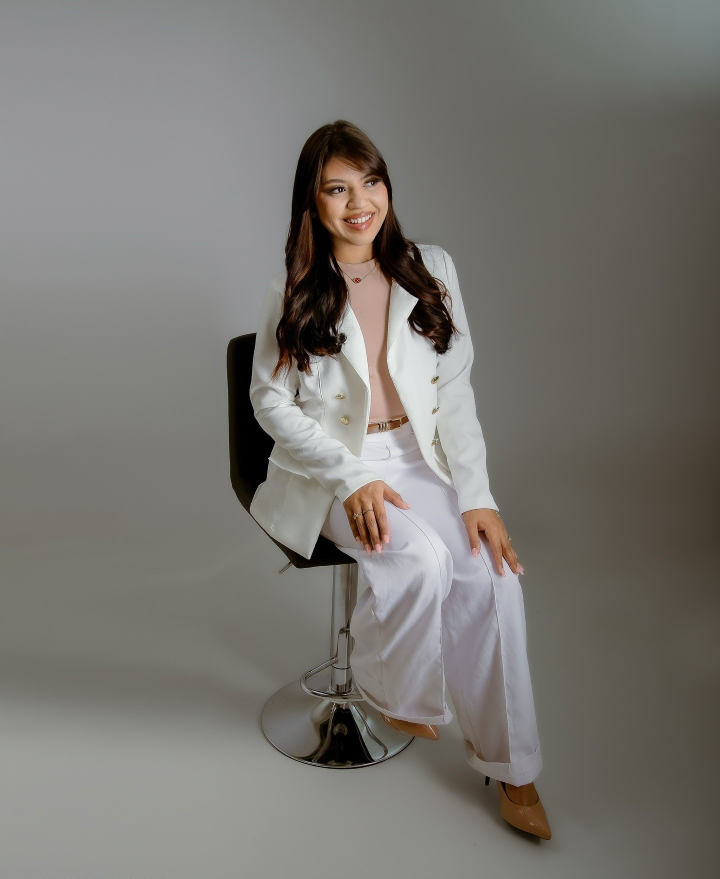
#> input picture ferramentas/originais/31.jpg, 1440 x 1757 px, found by its file name (shown at 1/2 size)
$ python fotos2.py
#> lines starting #> are read from the running program, lines starting #| are printed output that depends on the picture
"""
Seleção e preparo das fotos do site, a partir da varredura completa do
Instagram (feita com a conta logada, 50 imagens em resolução original).

Regra que não muda: só REDUZ, nunca amplia. Reduzir preserva detalhe;
ampliar inventa, e é a ampliação que deixa cara de IA.

Cada serviço recebe uma cliente diferente. A galeria e as alunas não
repetem ninguém.
"""

import os
from PIL import Image, ImageEnhance, ImageFilter

ORIG = "hd/lote"
SAIDA = "img2"

os.makedirs(SAIDA, exist_ok=True)


def preparar(arquivo, nome, largura, proporcao=None, foco=0.5, nitidez=1.0, saturacao=1.0):
#> called with arquivo = '31.jpg', nome = 'karol-capa', largura = 1200, foco = 0.5, nitidez = 0.9, saturacao = 1
    im = Image.open(os.path.join(ORIG, arquivo)).convert("RGB")
#> im is the input picture: PIL image 1440x1757 RGB; mean R, G, B 120.6, 118.2, 113.3

    if proporcao:
        alvo = proporcao[0] / proporcao[1]
        L, A = im.size
        if L / A > alvo:
            nova = int(A * alvo)
            e = (L - nova) // 2
            im = im.crop((e, 0, e + nova, A))
        else:
            nova = int(L / alvo)
            c = max(0, min(int((A - nova) * foco), A - nova))
            im = im.crop((0, c, L, c + nova))

    if im.width > largura:
        im = im.resize((largura, round(im.height * largura / im.width)), Image.LANCZOS)
#> im: PIL image 1200x1464 RGB

    if saturacao != 1.0:
        im = ImageEnhance.Color(im).enhance(saturacao)
    if nitidez > 0:
        im = im.filter(ImageFilter.UnsharpMask(radius=1.1, percent=int(78 * nitidez), threshold=4))

    destino = os.path.join(SAIDA, f"{nome}.jpg")
    im.save(destino, "JPEG", quality=82, optimize=True, progressive=True)
    print(f"{nome:22} {im.width}x{im.height}  {os.path.getsize(destino)/1024:5.0f} KB")
#| karol-capa             1200x1464    110 KB


# ---------- retrato dela ----------
preparar("31.jpg", "karol-capa", 1200, nitidez=0.9)
preparar("12.jpg", "karol-retrato", 780, proporcao=(4, 5), foco=0.30)
#> call 2 of preparar, with arquivo = '12.jpg', nome = 'karol-retrato', largura = 780, proporcao = (4, 5), foco = 0.3, nitidez = 1, saturacao = 1
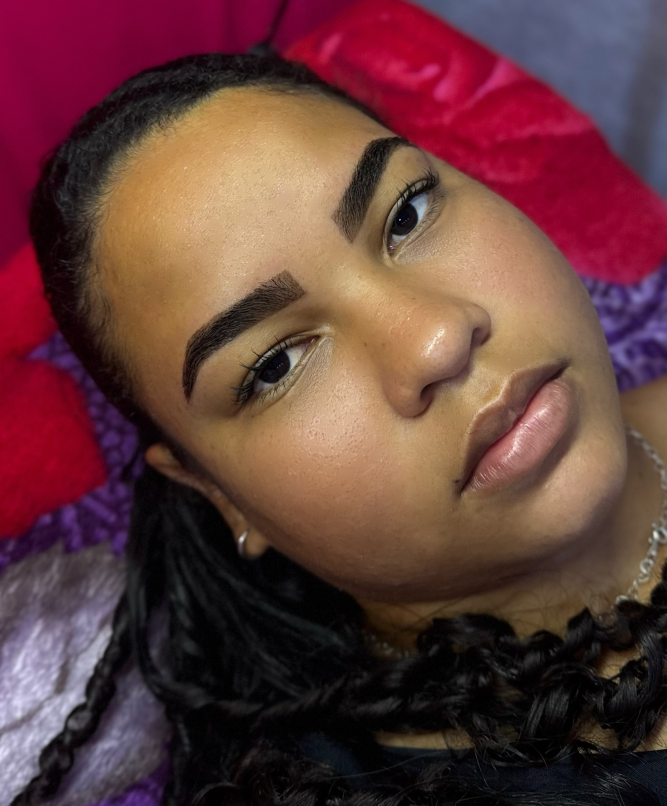
#> input picture ferramentas/originais/12.jpg, 2000 x 2418 px, found by its file name (shown at 1/3 size)
#> in preparar, im is the input picture: PIL image 2000x2418 RGB; mean R, G, B 100.1, 60.6, 59.5
#| karol-retrato          780x975     95 KB

# ---------- antes e depois / processo ----------
preparar("01.jpg", "antes-depois", 860, nitidez=1.1)
#> call 3 of preparar, with arquivo = '01.jpg', nome = 'antes-depois', largura = 860, foco = 0.5, nitidez = 1.1, saturacao = 1
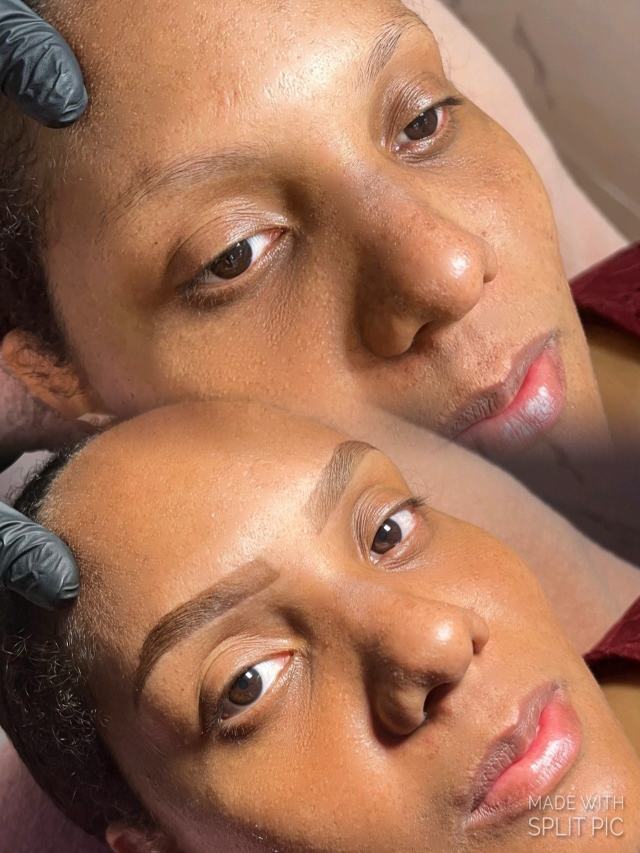
#> input picture ferramentas/originais/01.jpg, 1280 x 1706 px, found by its file name (shown at 1/2 size)
#> in preparar, im is the input picture: PIL image 1280x1706 RGB; mean R, G, B 162.1, 113.8, 88.5
#| antes-depois           860x1146    171 KB
preparar("04.jpg", "processo", 780, proporcao=(3, 4), foco=0.30, nitidez=1.1)
#> call 4 of preparar, with arquivo = '04.jpg', nome = 'processo', largura = 780, proporcao = (3, 4), foco = 0.3, nitidez = 1.1, saturacao = 1
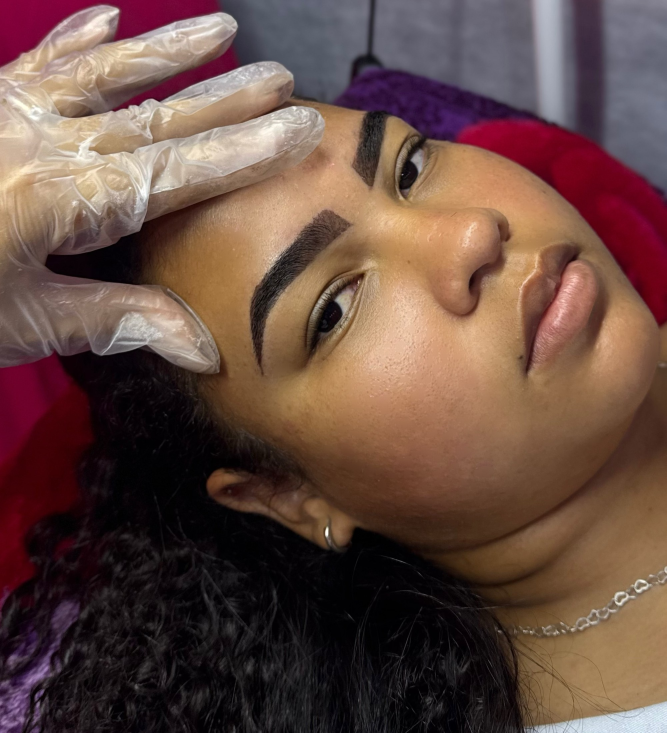
#> input picture ferramentas/originais/04.jpg, 2000 x 2198 px, found by its file name (shown at 1/3 size)
#> in preparar, im is the input picture: PIL image 2000x2198 RGB; mean R, G, B 103.4, 76.3, 67.4
#> in preparar (call 4), `im = im.resize((largura, round(im.height * largura / im.width)), Image..`:
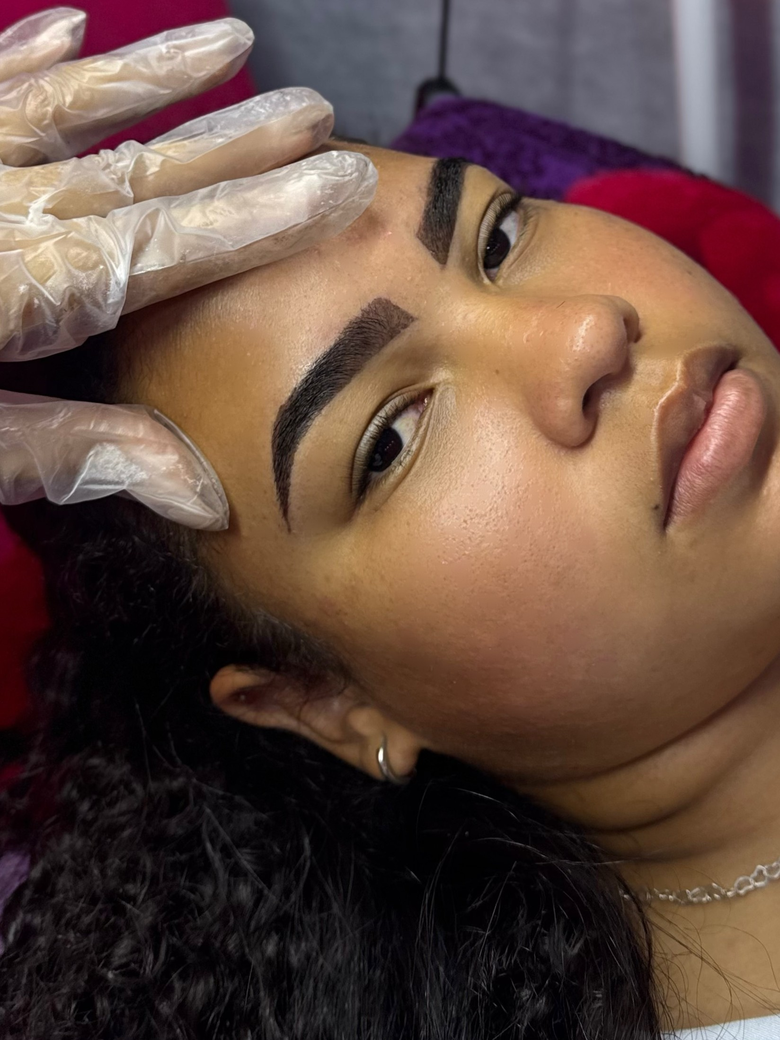
#> im: PIL image 780x1040 RGB; mean R, G, B 100.5, 75.9, 65.5
#| processo               780x1040    111 KB
preparar("19.jpg", "processo-2", 780, proporcao=(3, 4), foco=0.30, nitidez=1.1)
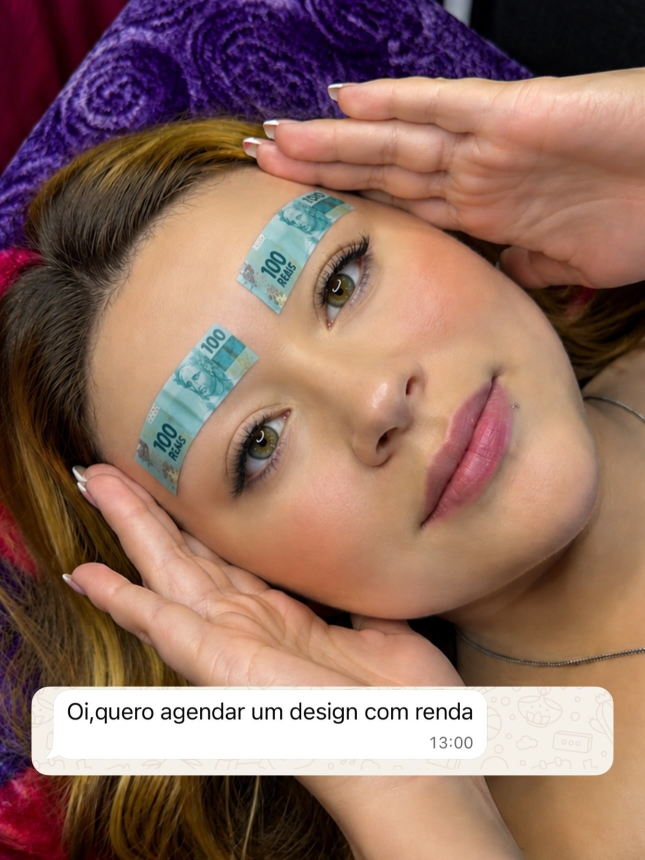
#> input picture ferramentas/originais/19.jpg, 1290 x 1720 px, found by its file name (shown at 1/2 size)
#> in preparar, im is the input picture: PIL image 1290x1720 RGB; mean R, G, B 144.7, 110.6, 98.1
#| processo-2             780x1040    115 KB
preparar("40.jpg", "processo-3", 780, proporcao=(3, 4), foco=0.25, nitidez=1.1)
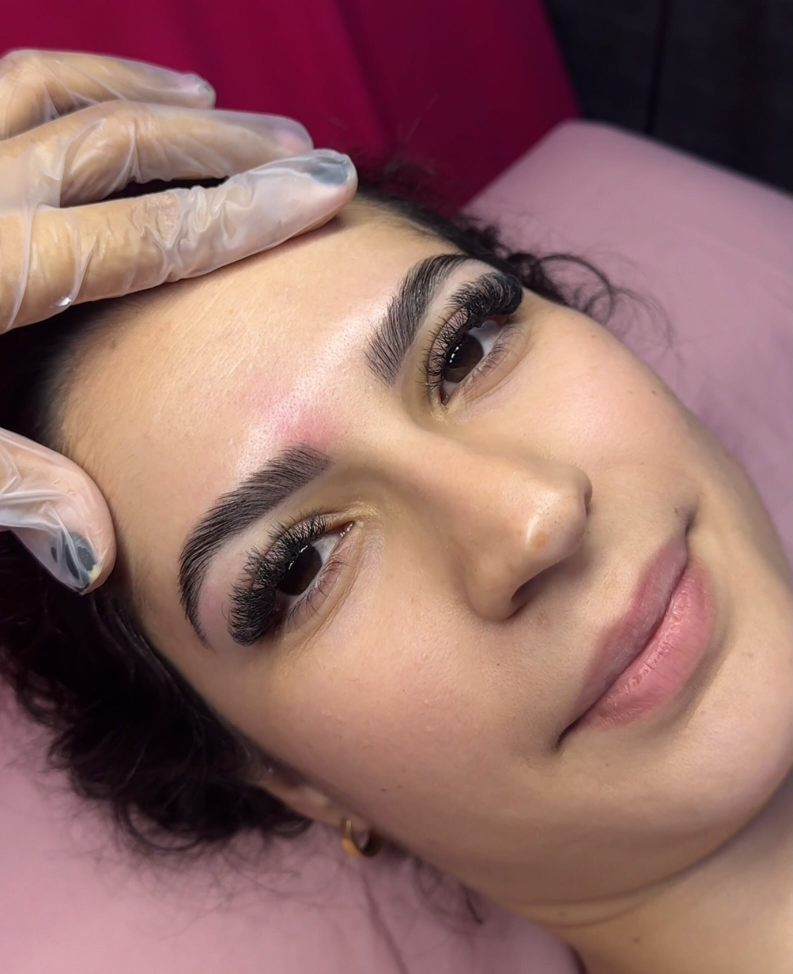
#> input picture ferramentas/originais/40.jpg, 1585 x 1948 px, found by its file name (shown at 1/2 size)
#> in preparar, im is the input picture: PIL image 1585x1948 RGB; mean R, G, B 147.8, 108, 103.8
#> in preparar (call 6), `im = im.resize((largura, round(im.height * largura / im.width)), Image..`:
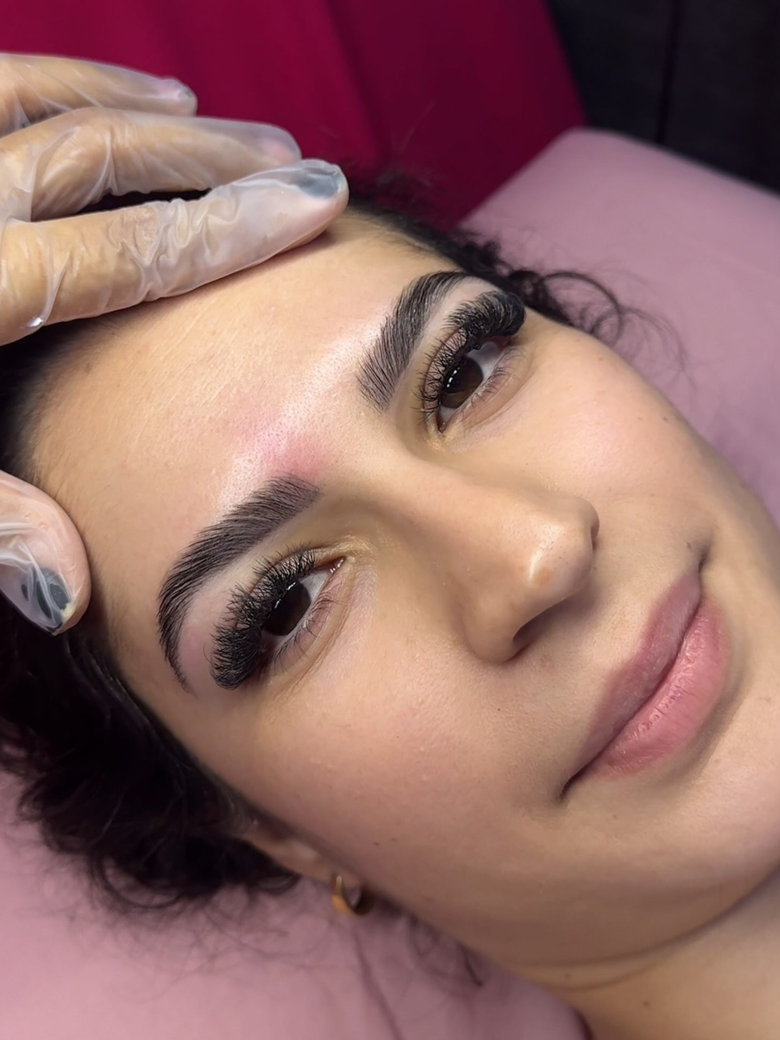
#> im: PIL image 780x1040 RGB; mean R, G, B 148.3, 107.9, 103.4
#| processo-3             780x1040     82 KB

# ---------- um serviço, uma cliente ----------
#> (the run stopped early here; a loop or call above may not have finished)
